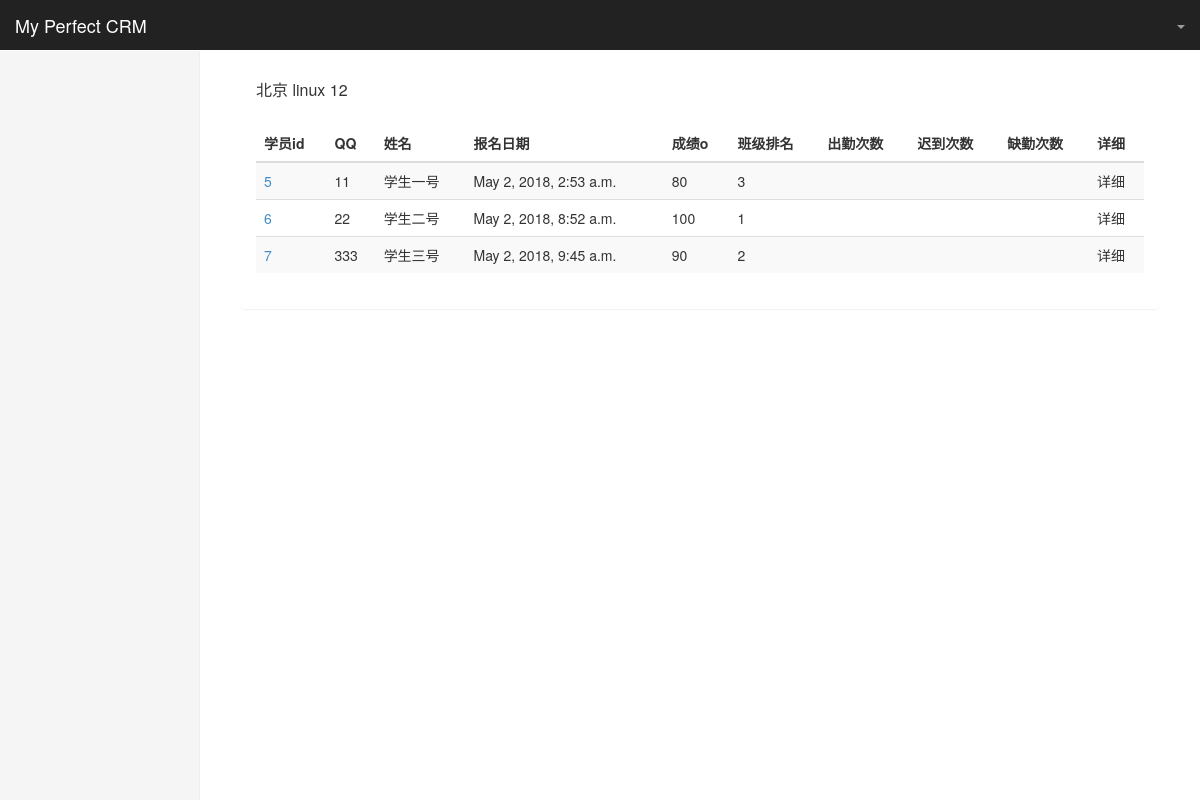
Screenshot of /teacher/my_classes/1/stu_list/ with the database file from the repository.
### crm/models.py (models this page shows, shortened)
class ClassList(models.Model):
    branch= models.ForeignKey("Branch",verbose_name='校区')
    course = models.ForeignKey("Course")
    class_type_choices = (
        (0, '面授(脱产)'),
        (1, '面授(周末)'),
        (2, '网络班')
    )
    contract = models.ForeignKey("ContractTemplate", blank=True, null=True)
    class_type = models.SmallIntegerField(choices=class_type_choices,verbose_name='班级类型')
    semester = models.PositiveSmallIntegerField(verbose_name='学期')
    teachers = models.ManyToManyField("UserProfile")
    start_date = models.DateField(verbose_name='开班日期')
    end_date = models.DateField(verbose_name='结业日期',blank=True,null=True)
    def __str__(self):
        return  "%s %s %s"%(self.branch,self.course,self.semester)
    class Meta:
        unique_together = ('branch','course','semester')
        verbose_name_plural = "班级"
        verbose_name = "班级"

class Branch(models.Model):
    name=models.CharField(max_length=128,unique=True)
    addr= models.CharField(max_length=128)
    def __str__(self):
        return self.name
    class Meta:
        verbose_name_plural = "校区"
        verbose_name ="校区"

class Course(models.Model):
    name = models.CharField(max_length=64,unique=True)
    price = models.PositiveSmallIntegerField()
    period = models.PositiveSmallIntegerField(verbose_name='周期(月)')
    outline = models.TextField()
    def __str__(self):
        return self.name
    class Meta:
        verbose_name_plural = "课程表"
        verbose_name ="课程表"

class Enrollment(models.Model):
    customer = models.ForeignKey("Customer")
    enrolled_class = models.ForeignKey("ClassList",verbose_name='所报班级')
    consultant = models.ForeignKey("UserProfile",verbose_name='课程顾问')
    contract_agreed = models.BooleanField(default=False,verbose_name="学员已同意合同条款")
    contract_approved = models.BooleanField(default=False,verbose_name="合同已经核实")
    date =models.DateTimeField(auto_now_add=True)
    class Meta:
        unique_together = ("customer","enrolled_class")
        verbose_name_plural = "报名表"
        verbose_name="报名表"

class Customer(models.Model):
    name = models.CharField(max_length=32)
    qq = models.CharField(max_length=64,unique=True)
    id_num = models.CharField(max_length=64, blank=True, null=True)
    email = models.EmailField(verbose_name="常用邮箱", blank=True, null=True)
    qq_name = models.CharField(max_length=64,blank=True,null=True)
    phone = models.CharField(max_length=64,blank=True,null=True)
    source_choices=(
        (0,'转介绍'),
        (1,'QQ群'),
        (2, '官网'),
        (3, '百度推广'),
        (4, '51CTO'),
        (5, '知乎'),
        (6, '市场推广')
    )
    source = models.SmallIntegerField(choices=source_choices)
    referral_from = models.CharField(verbose_name='转介绍人qq',max_length=64,blank=True,null=True)
    consult_course = models.ForeignKey('Course',verbose_name='咨询课程')
    content = models.TextField(verbose_name='咨询详情')
    tags = models.ManyToManyField('Tag')
    status_choices = (
        (0,'已报名'),
        (1,'未报名')
    )
    status = models.SmallIntegerField(choices=status_choices,default=1)
    consultant = models.ForeignKey("UserProfile") #课程顾问
    memo = models.TextField(blank=True,null=True)
    date=models.DateTimeField(auto_now_add=True)
    class Meta:
        verbose_name_plural = '客户表'
        verbose_name='客户表'

class StudyRecord(models.Model):
    student = models.ForeignKey("Enrollment")
    course_record = models.ForeignKey("CourseRecord") #选择课程
    attendance_choices = (
        (0, '已签到'),
        (1, '迟到'),
        (2, '缺勤'),
        (3, '早退'),
    )
    attendance = models.SmallIntegerField(choices=attendance_choices,default=0)
    score_choices = (
        (100, "A+"),
        (90, "A"),
        (85, "B+"),
        (80, "B"),
        (75, "B-"),
        (70, "C+"),
        (60, "C"),
        (40, "C-"),
        (-50, "D"),
        (-100, "COPY"),
        (0, "N/A"),
    )
    score = models.SmallIntegerField(choices=score_choices,default=0)
    memo = models.TextField(blank=True,null=True)
    date = models.DateField(auto_now_add=True)
    class Meta:
        unique_together = ('student','course_record')
        verbose_name_plural = "学习记录"
        verbose_name= "学习记录"

### teacher/views.py (the view)
# urls.py: url(r'^my_classes/(\d+)/stu_list/$', views.view_class_stu_list, name="view_class_stu_list"),
def view_class_stu_list(request,class_id):
    class_obj = models.ClassList.objects.get(id=class_id)
    return render(request,'teacher/class_stu_list.html',{'class_ojb':class_obj})

### student/templatetags/stu_tags.py (called while the page is built)
@register.simple_tag
def get_course_grades(class_obj):
    return dict(models.StudyRecord.objects.filter(course_record__from_class=class_obj).\
                values_list('student').annotate(Sum('score')))

@register.simple_tag
def get_course_ranking(class_grade_dic):
    ranking_dic = {}
    ranking_list = sorted(class_grade_dic.items(),key=lambda x:x[1],reverse = True)
    print(class_grade_dic,'++++')
    print(ranking_list,"=====ranking_list")
    for item in ranking_list:
        ranking_dic[item[0]] = [item[1], ranking_list.index(item)+1]
    print(ranking_dic,'ranking_dic')
    return ranking_dic

@register.simple_tag
def get_stu_grade_ranking(course_ranking_dic,enroll_obj):
    print("enro_obj",enroll_obj.customer.id)
    score = course_ranking_dic.get(enroll_obj.id)
    if score:
        return score[1]

@register.simple_tag
def get_greade(enroll_obj,class_ojb):
    try:
        study=models.StudyRecord.objects.get(student_id=enroll_obj.id).score
        return study
    except :
        pass
    return ''

### templates/teacher/class_stu_list.html (shortened to what this page needs)
{% extends 'index.html' %}
{% load stu_tags %}
{% block page-content %}
    <div class="panel">
        <div class="panel-heading">
            <h3 class="panel-title">{{ class_ojb }}</h3>
        </div>
        <div class="panel-body">
            <div class="table-responsive">
                <table class="table table-striped table-hover">
                    <thead>
                        <tr>
                            <th>学员id</th>
                            <th>QQ</th>
                            <th>姓名</th>
                            <th>报名日期</th>
                            <th>成绩o</th>
                            <th>班级排名</th>
                            <th>出勤次数</th>
                            <th>迟到次数</th>
                            <th>缺勤次数</th>
                            <th>详细</th>
                        </tr>
                    </thead>
                    <tbody>
                        {% get_course_grades class_ojb  as class_grade_dic %}
                        {% get_course_ranking class_grade_dic  as course_ranking_dic %}
                        {% for enroll_obj  in  class_ojb.enrollment_set.select_related%}
                        <tr>
                            <td><a href="#fakelink" class="btn-link">{{ enroll_obj.customer.id }}</a></td>
                            <td>{{ enroll_obj.customer.qq }}</td>
                            <td>{{ enroll_obj.customer.name }}</td>
                            <td>{{ enroll_obj.date}}</td>
                            <td>{% get_greade enroll_obj  class_ojb %}</td>
                            <td>
                                {% get_stu_grade_ranking course_ranking_dic enroll_obj %}
                            </td>
                            <td></td>
                            <td></td>
                            <td></td>
                            <td>详细</td>
                        </tr>
                        {% endfor %}
                    </tbody>
                </table>
            </div>
        </div>
    </div>
{% endblock %}

### statics/css/dashboard.css (style rules this page uses)
body { padding-top: 50px; }

### rows the page displays
ClassList: branch+course+semester "北京 linux 12"
Enrollment: customer.id "5", customer.qq "11", customer.name "学生一号", date "May 2, 2018, 2:53 a.m.", id.score "80", customer+id "3"
Enrollment: customer.id "6", customer.qq "22", customer.name "学生二号", date "May 2, 2018, 8:52 a.m.", id.score "100", customer+id "1"
Enrollment: customer.id "7", customer.qq "333", customer.name "学生三号", date "May 2, 2018, 9:45 a.m.", id.score "90", customer+id "2"
